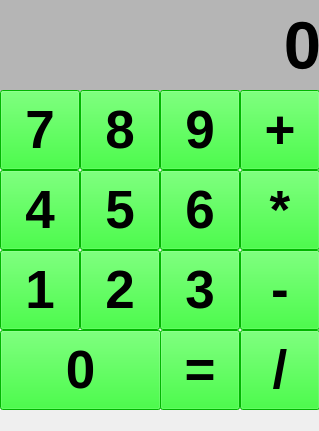
<?xml version="1.0" encoding="UTF-8"?>
<ui version="4.0">
 <class>MainWindow</class>
 <widget class="QMainWindow" name="MainWindow">
  <property name="geometry">
   <rect>
    <x>0</x>
    <y>0</y>
    <width>319</width>
    <height>431</height>
   </rect>
  </property>
  <property name="focusPolicy">
   <enum>Qt::NoFocus</enum>
  </property>
  <property name="windowTitle">
   <string>Калькулятор</string>
  </property>
  <widget class="QWidget" name="centralwidget">
   <widget class="QLabel" name="Result">
    <property name="geometry">
     <rect>
      <x>0</x>
      <y>0</y>
      <width>321</width>
      <height>91</height>
     </rect>
    </property>
    <property name="font">
     <font>
      <pointsize>50</pointsize>
      <weight>75</weight>
      <bold>true</bold>
     </font>
    </property>
    <property name="cursor">
     <cursorShape>ArrowCursor</cursorShape>
    </property>
    <property name="mouseTracking">
     <bool>false</bool>
    </property>
    <property name="styleSheet">
     <string notr="true">background-color: rgb(181, 181, 181);</string>
    </property>
    <property name="text">
     <string>0</string>
    </property>
    <property name="alignment">
     <set>Qt::AlignRight|Qt::AlignTrailing|Qt::AlignVCenter</set>
    </property>
    <property name="margin">
     <number>10</number>
    </property>
   </widget>
   <widget class="QPushButton" name="push0">
    <property name="geometry">
     <rect>
      <x>0</x>
      <y>330</y>
      <width>161</width>
      <height>80</height>
     </rect>
    </property>
    <property name="font">
     <font>
      <pointsize>40</pointsize>
      <weight>75</weight>
      <bold>true</bold>
     </font>
    </property>
    <property name="styleSheet">
     <string notr="true">background-color: rgb(0, 255, 0);</string>
    </property>
    <property name="text">
     <string>0</string>
    </property>
   </widget>
   <widget class="QPushButton" name="push5">
    <property name="geometry">
     <rect>
      <x>80</x>
      <y>170</y>
      <width>80</width>
      <height>80</height>
     </rect>
    </property>
    <property name="font">
     <font>
      <pointsize>40</pointsize>
      <weight>75</weight>
      <bold>true</bold>
     </font>
    </property>
    <property name="styleSheet">
     <string notr="true">background-color: rgb(0, 255, 0);</string>
    </property>
    <property name="text">
     <string>5</string>
    </property>
   </widget>
   <widget class="QPushButton" name="push4">
    <property name="geometry">
     <rect>
      <x>0</x>
      <y>170</y>
      <width>80</width>
      <height>80</height>
     </rect>
    </property>
    <property name="font">
     <font>
      <pointsize>40</pointsize>
      <weight>75</weight>
      <bold>true</bold>
     </font>
    </property>
    <property name="styleSheet">
     <string notr="true">background-color: rgb(0, 255, 0);</string>
    </property>
    <property name="text">
     <string>4</string>
    </property>
   </widget>
   <widget class="QPushButton" name="push1">
    <property name="geometry">
     <rect>
      <x>0</x>
      <y>250</y>
      <width>80</width>
      <height>80</height>
     </rect>
    </property>
    <property name="font">
     <font>
      <pointsize>40</pointsize>
      <weight>75</weight>
      <bold>true</bold>
     </font>
    </property>
    <property name="styleSheet">
     <string notr="true">background-color: rgb(0, 255, 0);</string>
    </property>
    <property name="text">
     <string>1</string>
    </property>
   </widget>
   <widget class="QPushButton" name="push2">
    <property name="geometry">
     <rect>
      <x>80</x>
      <y>250</y>
      <width>80</width>
      <height>80</height>
     </rect>
    </property>
    <property name="font">
     <font>
      <pointsize>40</pointsize>
      <weight>75</weight>
      <bold>true</bold>
     </font>
    </property>
    <property name="styleSheet">
     <string notr="true">background-color: rgb(0, 255, 0);</string>
    </property>
    <property name="text">
     <string>2</string>
    </property>
   </widget>
   <widget class="QPushButton" name="push3">
    <property name="geometry">
     <rect>
      <x>160</x>
      <y>250</y>
      <width>80</width>
      <height>80</height>
     </rect>
    </property>
    <property name="font">
     <font>
      <pointsize>40</pointsize>
      <weight>75</weight>
      <bold>true</bold>
     </font>
    </property>
    <property name="styleSheet">
     <string notr="true">background-color: rgb(0, 255, 0);</string>
    </property>
    <property name="text">
     <string>3</string>
    </property>
   </widget>
   <widget class="QPushButton" name="pushEqual">
    <property name="geometry">
     <rect>
      <x>160</x>
      <y>330</y>
      <width>80</width>
      <height>80</height>
     </rect>
    </property>
    <property name="font">
     <font>
      <pointsize>40</pointsize>
      <weight>75</weight>
      <bold>true</bold>
     </font>
    </property>
    <property name="styleSheet">
     <string notr="true">background-color: rgb(0, 255, 0);</string>
    </property>
    <property name="text">
     <string>=</string>
    </property>
   </widget>
   <widget class="QPushButton" name="push6">
    <property name="geometry">
     <rect>
      <x>160</x>
      <y>170</y>
      <width>80</width>
      <height>80</height>
     </rect>
    </property>
    <property name="font">
     <font>
      <pointsize>40</pointsize>
      <weight>75</weight>
      <bold>true</bold>
     </font>
    </property>
    <property name="styleSheet">
     <string notr="true">background-color: rgb(0, 255, 0);</string>
    </property>
    <property name="text">
     <string>6</string>
    </property>
   </widget>
   <widget class="QPushButton" name="push7">
    <property name="geometry">
     <rect>
      <x>0</x>
      <y>90</y>
      <width>80</width>
      <height>80</height>
     </rect>
    </property>
    <property name="font">
     <font>
      <pointsize>40</pointsize>
      <weight>75</weight>
      <bold>true</bold>
     </font>
    </property>
    <property name="styleSheet">
     <string notr="true">background-color: rgb(0, 255, 0);</string>
    </property>
    <property name="text">
     <string>7</string>
    </property>
   </widget>
   <widget class="QPushButton" name="push8">
    <property name="geometry">
     <rect>
      <x>80</x>
      <y>90</y>
      <width>80</width>
      <height>80</height>
     </rect>
    </property>
    <property name="font">
     <font>
      <pointsize>40</pointsize>
      <weight>75</weight>
      <bold>true</bold>
     </font>
    </property>
    <property name="styleSheet">
     <string notr="true">background-color: rgb(0, 255, 0);</string>
    </property>
    <property name="text">
     <string>8</string>
    </property>
   </widget>
   <widget class="QPushButton" name="push9">
    <property name="geometry">
     <rect>
      <x>160</x>
      <y>90</y>
      <width>80</width>
      <height>80</height>
     </rect>
    </property>
    <property name="font">
     <font>
      <pointsize>40</pointsize>
      <weight>75</weight>
      <bold>true</bold>
     </font>
    </property>
    <property name="styleSheet">
     <string notr="true">background-color: rgb(0, 255, 0);</string>
    </property>
    <property name="text">
     <string>9</string>
    </property>
   </widget>
   <widget class="QPushButton" name="pushDel">
    <property name="geometry">
     <rect>
      <x>240</x>
      <y>330</y>
      <width>80</width>
      <height>80</height>
     </rect>
    </property>
    <property name="font">
     <font>
      <pointsize>40</pointsize>
      <weight>75</weight>
      <bold>true</bold>
     </font>
    </property>
    <property name="styleSheet">
     <string notr="true">background-color: rgb(0, 255, 0);</string>
    </property>
    <property name="text">
     <string>/</string>
    </property>
   </widget>
   <widget class="QPushButton" name="pushAdd">
    <property name="geometry">
     <rect>
      <x>240</x>
      <y>90</y>
      <width>80</width>
      <height>80</height>
     </rect>
    </property>
    <property name="font">
     <font>
      <pointsize>40</pointsize>
      <weight>75</weight>
      <bold>true</bold>
     </font>
    </property>
    <property name="styleSheet">
     <string notr="true">background-color: rgb(0, 255, 0);</string>
    </property>
    <property name="text">
     <string>+</string>
    </property>
   </widget>
   <widget class="QPushButton" name="pushDiff">
    <property name="geometry">
     <rect>
      <x>240</x>
      <y>250</y>
      <width>80</width>
      <height>80</height>
     </rect>
    </property>
    <property name="font">
     <font>
      <pointsize>40</pointsize>
      <weight>75</weight>
      <bold>true</bold>
     </font>
    </property>
    <property name="styleSheet">
     <string notr="true">background-color: rgb(0, 255, 0);</string>
    </property>
    <property name="text">
     <string>-</string>
    </property>
   </widget>
   <widget class="QPushButton" name="pushMul">
    <property name="geometry">
     <rect>
      <x>240</x>
      <y>170</y>
      <width>80</width>
      <height>80</height>
     </rect>
    </property>
    <property name="font">
     <font>
      <pointsize>40</pointsize>
      <weight>75</weight>
      <bold>true</bold>
     </font>
    </property>
    <property name="styleSheet">
     <string notr="true">background-color: rgb(0, 255, 0);</string>
    </property>
    <property name="text">
     <string>*</string>
    </property>
   </widget>
  </widget>
  <widget class="QMenuBar" name="menubar">
   <property name="geometry">
    <rect>
     <x>0</x>
     <y>0</y>
     <width>319</width>
     <height>21</height>
    </rect>
   </property>
  </widget>
 </widget>
 <resources/>
 <connections/>
</ui>
